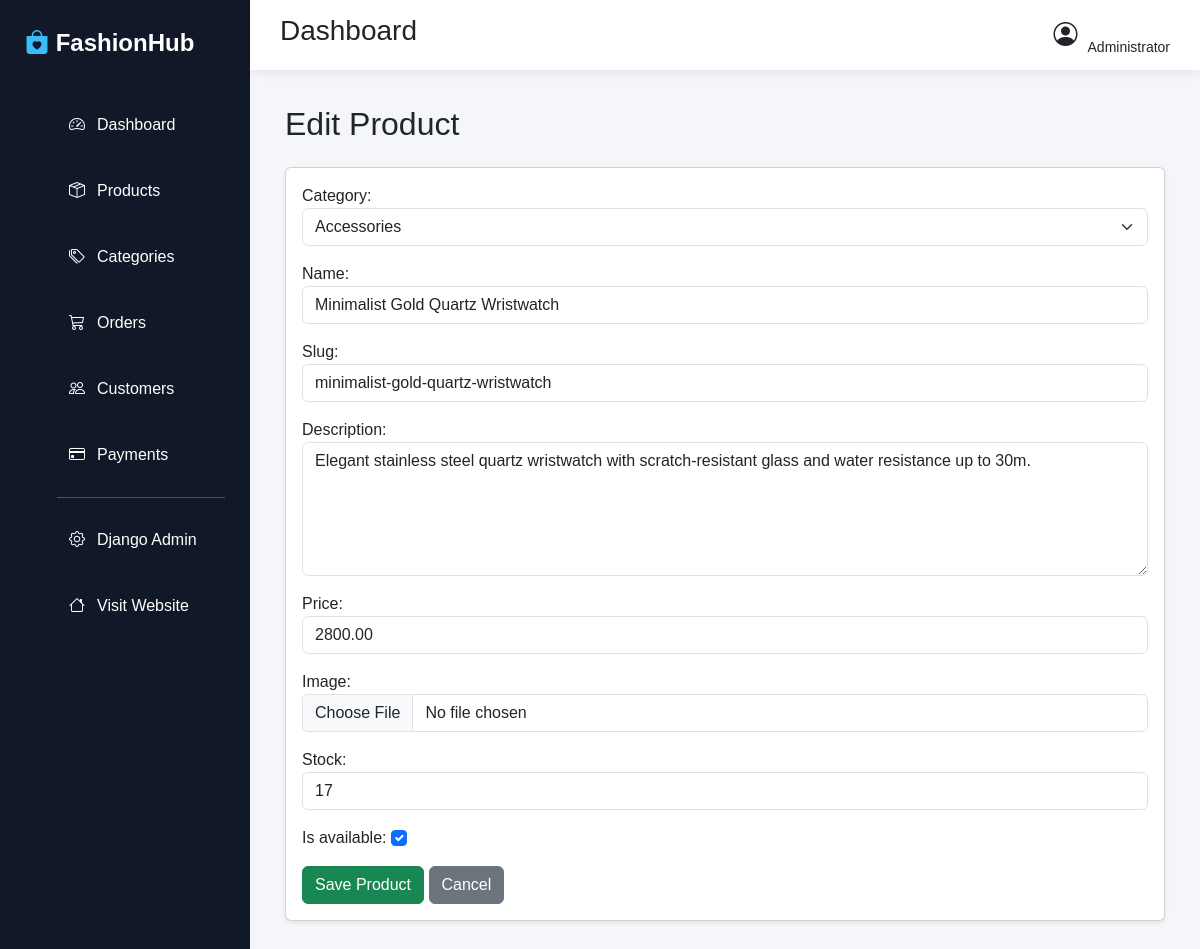
The page /dashboard/products/19/edit/ on the database as committed earlier.
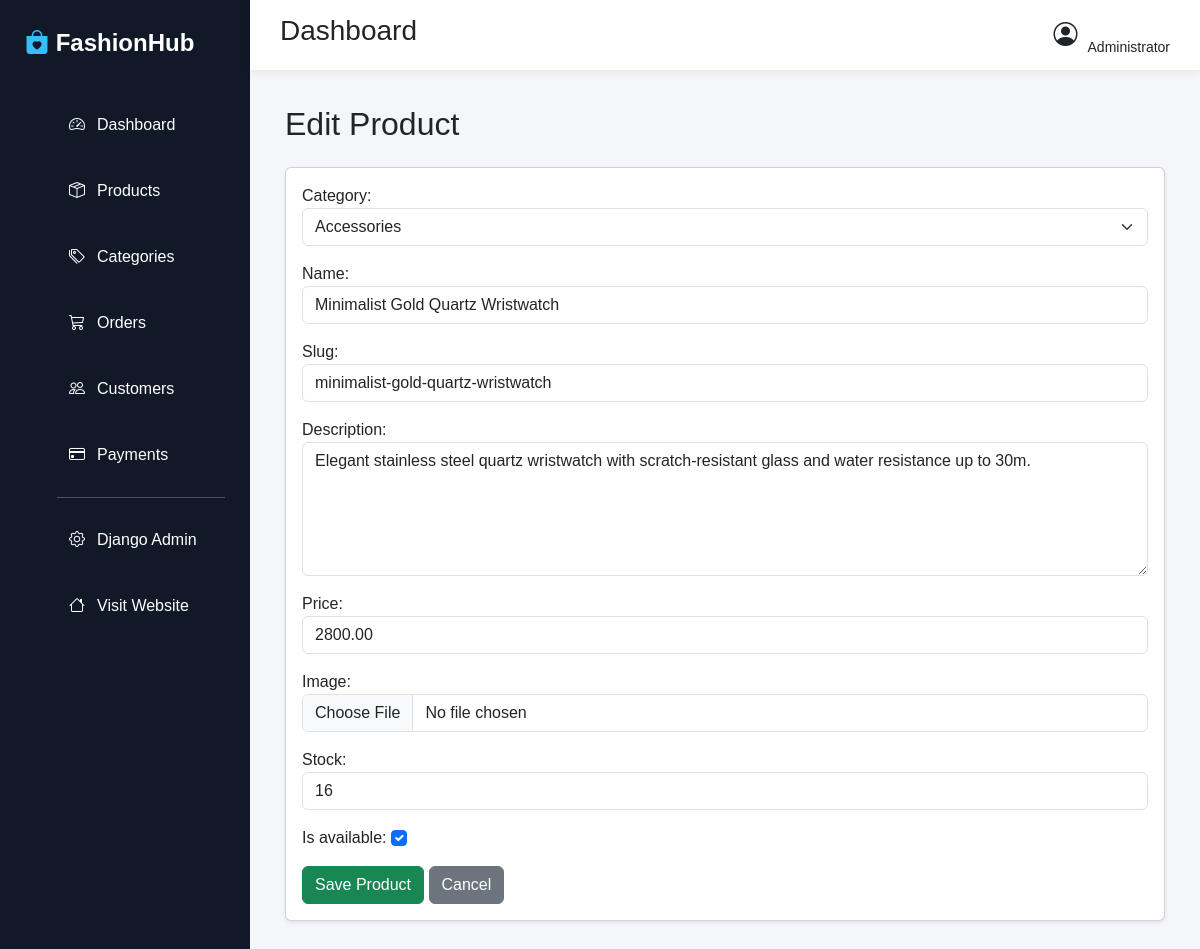
The same page on the database as committed later.
### products/models.py (models this page shows, shortened)
class Product(models.Model):
    category = models.ForeignKey(
        Category,
        on_delete=models.CASCADE,
        related_name="products"
    )
    name = models.CharField(
        max_length=200
    )
    slug = models.SlugField(
        unique=True
    )
    description = models.TextField()
    price = models.DecimalField(
        max_digits=10,
        decimal_places=2
    )
    image = models.ImageField(
        upload_to="products/"
    )
    stock = models.PositiveIntegerField(
        default=0
    )
    is_available = models.BooleanField(
        default=True
    )
    created_at = models.DateTimeField(
        auto_now_add=True
    )
    class Meta:
        ordering = ["-created_at"]
        verbose_name = "Product"
        verbose_name_plural = "Products"

### admin_dashboard/views.py (the view)
# urls.py: path("products/<int:pk>/edit/", views.edit_product, name="edit_product"),
def edit_product(request, pk):
    product = get_object_or_404(Product, pk=pk)
    if request.method == "POST":
        form = ProductForm(
            request.POST,
            request.FILES,
            instance=product
        )
        if form.is_valid():
            form.save()
            return redirect("admin_dashboard:product_list")
    else:
        form = ProductForm(instance=product)
    return render(
        request,
        "admin_dashboard/products/product_form.html",
        {
            "form": form,
            "title": "Edit Product"
        }
    )

### cart/context_processors.py (called while the page is built)
def cart_context(request):
    cart_item_count = 0
    if request.user.is_authenticated:
        cart = Cart.objects.filter(user=request.user).first()
        if cart:
            cart_item_count = sum(item.quantity for item in cart.items.all())
    return {
        'cart_item_count': cart_item_count,
    }

### categories/models.py (called while the page is built)
    def __str__(self):
        return self.name

### admin_dashboard/templates/admin_dashboard/products/product_form.html (shortened to what this page needs)
{% extends "admin_dashboard/base.html" %}
{% block content %}
<h2 class="mb-4">{{ title }}</h2>
<div class="card shadow-sm">
    <div class="card-body">
        <form method="POST" enctype="multipart/form-data">
            {{ form.as_p }}
            <button class="btn btn-success">
                Save Product
            </button>
            <a href="{% url 'admin_dashboard:product_list' %}"
               class="btn btn-secondary">
                Cancel
            </a>
        </form>
    </div>
</div>
{% endblock %}

Rows that differ between the two databases and show on the page:
changed Product "Accessories": stock "17" → "16"
